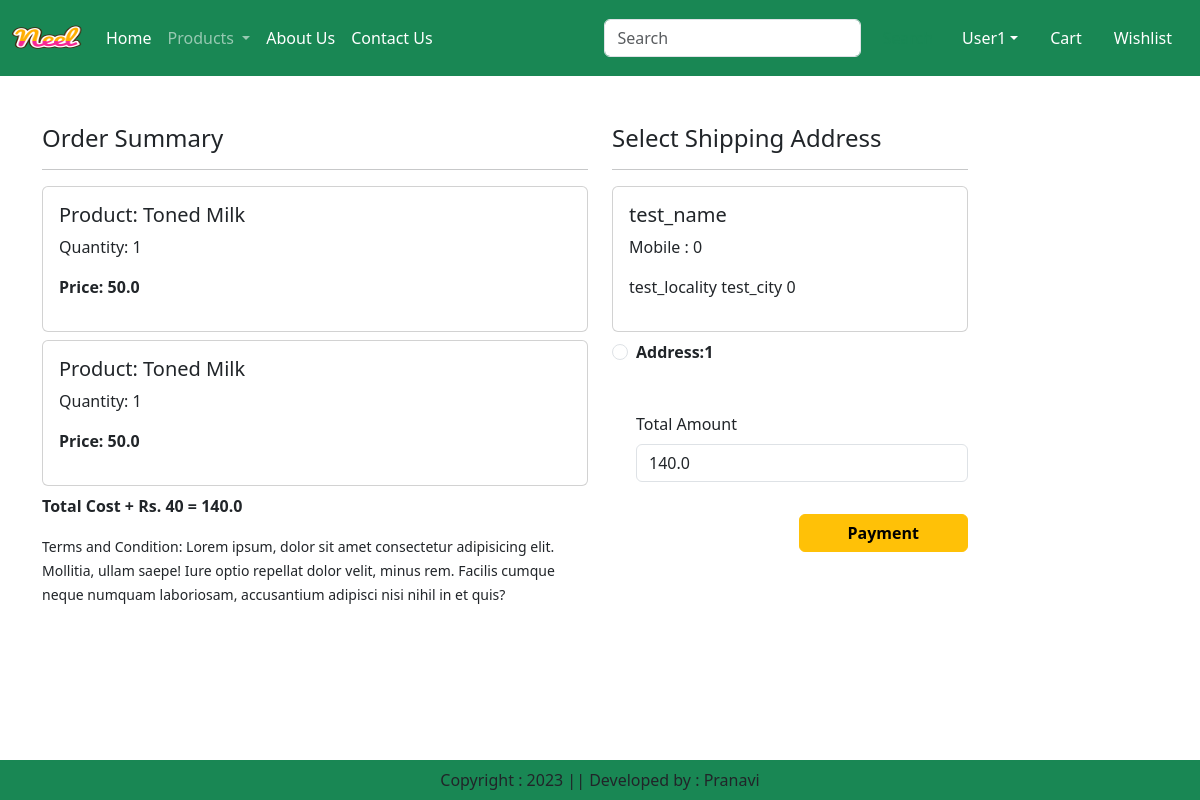
The page /checkout/ (signed in) on the database its author committed.
### app/models.py (models this page shows, shortened)
class Cart(models.Model):
    user = models.ForeignKey(User, on_delete=models.CASCADE)
    product = models.ForeignKey(Product, on_delete=models.CASCADE)
    quantity = models.PositiveIntegerField(default=1)

class Product(models.Model):
    title = models.CharField(max_length=100)
    selling_price = models.FloatField()
    discounted_price = models.FloatField()
    description = models.TextField()
    composition = models.TextField(default='')
    prodapp = models.TextField(default='')
    category = models.CharField(choices=CATEGORY_CHOICES, max_length=2)
    product_image = models.ImageField(upload_to='product')

class Customer(models.Model):
    user=models.ForeignKey(User, on_delete=models.CASCADE)
    name=models.CharField(max_length=200)
    locality=models.CharField(max_length=200)
    city=models.CharField(max_length=50)
    mobile=models.IntegerField(default=0)
    zipcode=models.IntegerField()

### app/views.py (the view, shortened to what this page needs)
# urls.py: path('checkout/', views.checkout.as_view(), name='checkout'),
class checkout(View):
    def get(self, request):
        user=request.user
        add=Customer.objects.filter(user=user)
        cart_items=Cart.objects.filter(user=user)
        famount=0
        for p in cart_items:
            value=p.quantity * p.product.discounted_price
            famount=famount + value
        totalamount=famount + 40
        razoramount = int(totalamount * 100)
        client = razorpay.Client(auth=(settings.RAZOR_KEY_ID, settings.RAZOR_KEY_SECRET))
        data = {"amount" : razoramount, "currency" : "INR", "receipt" : "order_rcptid_12"}
        payment_response = client.order.create(data=data)
        print(payment_response)
        order_id = payment_response['id']
        order_status = payment_response['status']
        return render(request, 'app/checkout.html', locals())

### app/templates/app/checkout.html (shortened to what this page needs)
{% extends 'app/base.html' %}
{% load static %}
{% block main-content %}
<div class="container">
    <div class="row mt-5">
        <div class="col-sm-6">
            <h4>Order Summary</h4>
            <hr>
            {% for item in cart_items %}
                <div class="card mb-2">
                    <div class="card-body">
                        <h5>Product: {{item.product.title}}</h5>
                        <p>Quantity: {{item.quantity}}</p>
                        <p class="fw-bold">Price: {{item.product.discounted_price}}</p>
                    </div>
                </div>
            {% endfor %}
            <p class="fw-bold">Total Cost + Rs. 40 = {{totalamount}}</p>
            <small>Terms and Condition: Lorem ipsum, dolor sit amet consectetur adipisicing elit. Mollitia, ullam saepe! Iure optio repellat dolor velit, minus rem. Facilis cumque neque numquam laboriosam, accusantium adipisci nisi nihil in et quis?</small>
        </div>
        <div class="col-sm-4 offset sm-1">
            <h4>Select Shipping Address</h4>
            <hr>
            <form method="post" id="myform">
                {% for ad in add %}
                <div class="card">
                    <div class="card-body">
                        <h5>{{ad.name}}</h5>
                        <p>Mobile : {{ad.mobile}}</p>
                        <p>{{ad.locality}} {{ad.city}} {{ad.zipcode}}</p>
                    </div>
                </div>
                    <div class="form-check mt-2 mb-5">
                        <input class="form-check-input" type="radio" name="custid" id="custadd{{forloop.counter}}" value="{{ad.id}}">
                        <label class="form-check-label fw-bold" for="custadd{{forloop.counter}}">
                            Address:{{forloop.counter}}
                        </label>
                    </div>
                {% endfor %}
                    <div class="form-check mb-3">
                        <label for="totalamount" class="form-label">Total Amount</label>
                        <input type="number" class="form-control" name="totalamount" value={{totalamount}} readonly>
                    </div>
                    <div class="text-end">
                        <button id="rzp-button1" type="submit" class="btn btn-warning mt-3 px-5 fw-bold">Payment</button>
                    </div>
            </form>
        </div>
    </div>
</div>
{% endblock main-content %}

### app/templates/app/base.html (shortened to what this page needs)
<!DOCTYPE html>
{% load static %}
<html lang="en">
<head>
    <link href="https://cdn.jsdelivr.net/npm/bootstrap@5.3.0-alpha3/dist/css/bootstrap.min.css" rel="stylesheet">
    <link rel ="stylesheet" href = "{% static 'app/css/owl.carousel.min.css' %}" />
    <link rel ="stylesheet" href = "{% static 'app/css/all.min.css' %}" />
    <link rel ="stylesheet" href = "{% static 'app/css/style.css' %}" />
</head>
<body>
    <nav class="navbar navbar-expand-lg navbar-dark bg-success">
        <div class="container-fluid">
          <a class="navbar-brand" href="#">
            <img src="{% static "app/images/neel.png" %}" width="70" height="50"/>
          </a>
          <div class="collapse navbar-collapse" id="navbarSupportedContent">
            <ul class="navbar-nav me-auto mb-2 mb-lg-0">
              {% if request.user.is_authenticated %}
              <li class="nav-item">
                <a class="nav-link active" aria-current="page" href="/">Home</a>
              </li>
              <li class="nav-item dropdown">
                <a class="nav-link dropdown-toggle" href="#" role="button" data-bs-toggle="dropdown" aria-expanded="false">
                  Products
                </a>
              </li>
              <li class="nav-item">
                <a class="nav-link text-white" href="{% url 'about' %}">About Us</a>
              </li>
              <li class="nav-item">
                <a class="nav-link text-white" href="{% url 'contact' %}">Contact Us</a>
              </li>
            </ul>
            <form class="d-flex" role="search">
              <input class="form-control me-2" type="search" placeholder="Search" aria-label="Search">
              <button class="btn btn-outline-success" type="submit">Search</button>
            </form>
          </div>
          <ul class="navbar-nav me-auto mb-2 mb-lg-0">
            <li class="nav-item dropdown mx-2">
                <a class="nav-link dropdown-toggle text-white" href="#" id="profileDropdown" role="button" data-bs-toggle="dropdown" aria-expanded="false">{{user}}</a>
            </li>
            <li class="nav-item mx-2">
                <a href="{% url 'showcart' %}" class="nav-link text-white"> Cart </a>
            </li>
            <li class="nav-item mx-2">
                <a href="#" class="nav-link text-white"> Wishlist </a>
            </li>
            {% endif %}
          </ul>
        </div>
      </nav>
      {% block main-content %}{% endblock main-content %}
      <footer class="container-fluid fixed-bottom bg-success text-center p-2 mt-5">
        Copyright : 2023 || Developed by : Pranavi
      </footer>
</body>
</html>

### rows shown on the page
Cart: product "Toned Milk", quantity "1", product.discounted_price "50.0"
Cart: product "Toned Milk", quantity "1", product.discounted_price "50.0"
Customer: name "test_name", mobile "0", locality "test_locality", city "test_city", zipcode "0"

### other values the page prints
{{ user }} "User1"
{{ totalamount }} "140.0"
